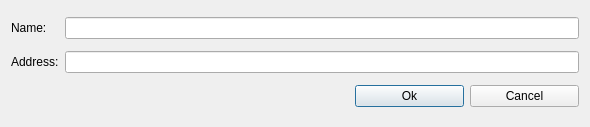
<?xml version="1.0" encoding="UTF-8"?>
<ui version="4.0">
 <class>NewAddressDialog</class>
 <widget class="QDialog" name="NewAddressDialog">
  <property name="geometry">
   <rect>
    <x>0</x>
    <y>0</y>
    <width>590</width>
    <height>127</height>
   </rect>
  </property>
  <property name="windowTitle">
   <string>New address</string>
  </property>
  <layout class="QGridLayout" name="gridLayout">
   <item row="0" column="0">
    <widget class="QLabel" name="label">
     <property name="sizePolicy">
      <sizepolicy hsizetype="Maximum" vsizetype="Preferred">
       <horstretch>0</horstretch>
       <verstretch>0</verstretch>
      </sizepolicy>
     </property>
     <property name="text">
      <string>Name:</string>
     </property>
    </widget>
   </item>
   <item row="0" column="1" colspan="3">
    <widget class="QLineEdit" name="m_labelEdit">
     <property name="sizePolicy">
      <sizepolicy hsizetype="Expanding" vsizetype="Fixed">
       <horstretch>0</horstretch>
       <verstretch>0</verstretch>
      </sizepolicy>
     </property>
     <property name="echoMode">
      <enum>QLineEdit::Normal</enum>
     </property>
    </widget>
   </item>
   <item row="1" column="0">
    <widget class="QLabel" name="label_2">
     <property name="sizePolicy">
      <sizepolicy hsizetype="Maximum" vsizetype="Preferred">
       <horstretch>0</horstretch>
       <verstretch>0</verstretch>
      </sizepolicy>
     </property>
     <property name="text">
      <string>Address:</string>
     </property>
    </widget>
   </item>
   <item row="1" column="1" colspan="3">
    <widget class="QLineEdit" name="m_addressEdit">
     <property name="echoMode">
      <enum>QLineEdit::Normal</enum>
     </property>
    </widget>
   </item>
   <item row="2" column="0" colspan="2">
    <spacer name="horizontalSpacer">
     <property name="orientation">
      <enum>Qt::Horizontal</enum>
     </property>
     <property name="sizeHint" stdset="0">
      <size>
       <width>338</width>
       <height>20</height>
      </size>
     </property>
    </spacer>
   </item>
   <item row="2" column="2">
    <widget class="QPushButton" name="m_okButton">
     <property name="enabled">
      <bool>true</bool>
     </property>
     <property name="text">
      <string>Ok</string>
     </property>
     <property name="default">
      <bool>true</bool>
     </property>
    </widget>
   </item>
   <item row="2" column="3">
    <widget class="QPushButton" name="m_cancelButton">
     <property name="text">
      <string>Cancel</string>
     </property>
    </widget>
   </item>
  </layout>
 </widget>
 <resources/>
 <connections>
  <connection>
   <sender>m_okButton</sender>
   <signal>clicked()</signal>
   <receiver>NewAddressDialog</receiver>
   <slot>accept()</slot>
   <hints>
    <hint type="sourcelabel">
     <x>410</x>
     <y>102</y>
    </hint>
    <hint type="destinationlabel">
     <x>294</x>
     <y>63</y>
    </hint>
   </hints>
  </connection>
  <connection>
   <sender>m_cancelButton</sender>
   <signal>clicked()</signal>
   <receiver>NewAddressDialog</receiver>
   <slot>reject()</slot>
   <hints>
    <hint type="sourcelabel">
     <x>526</x>
     <y>102</y>
    </hint>
    <hint type="destinationlabel">
     <x>294</x>
     <y>63</y>
    </hint>
   </hints>
  </connection>
 </connections>
</ui>
